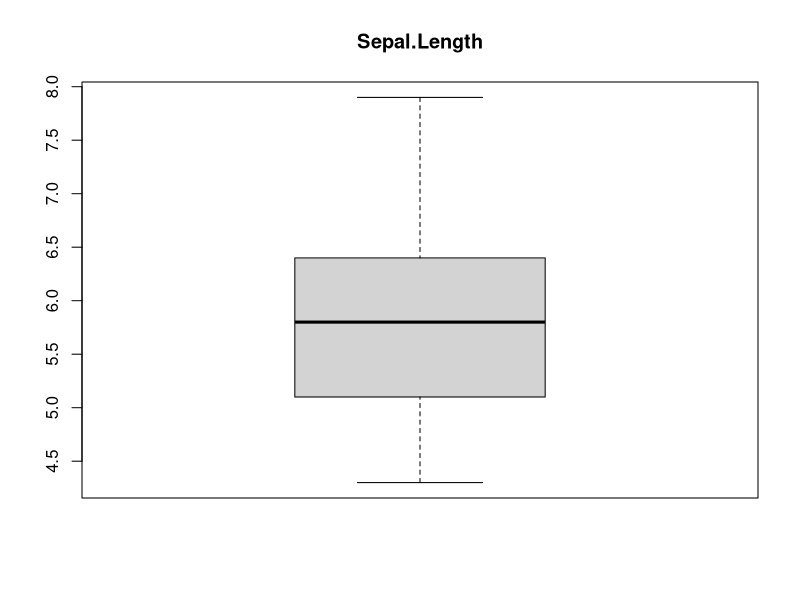
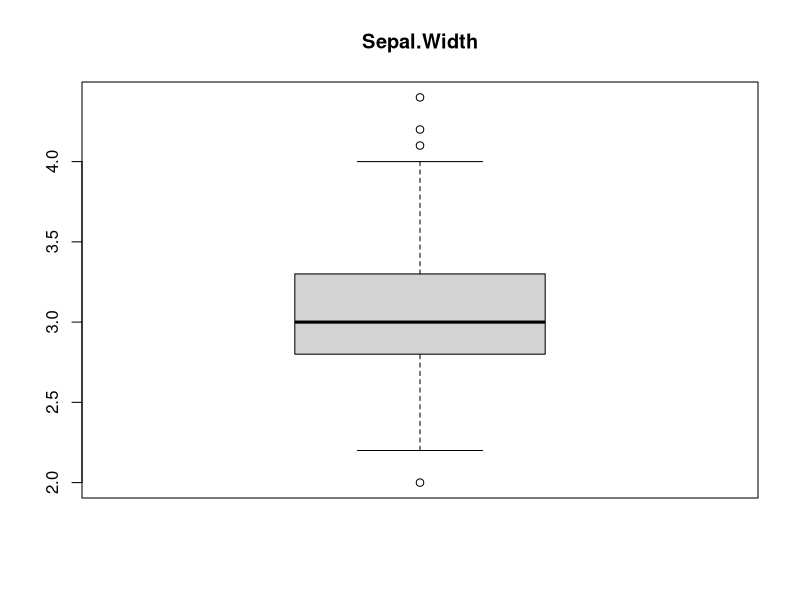
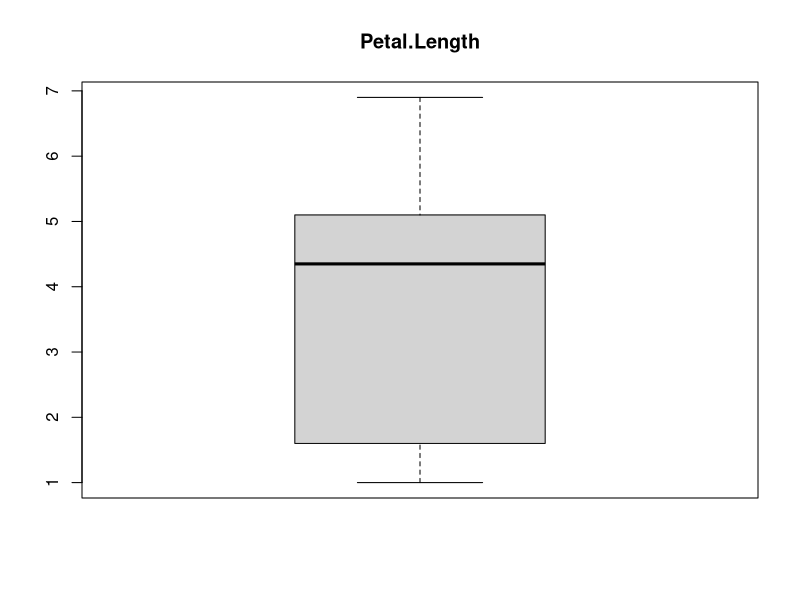
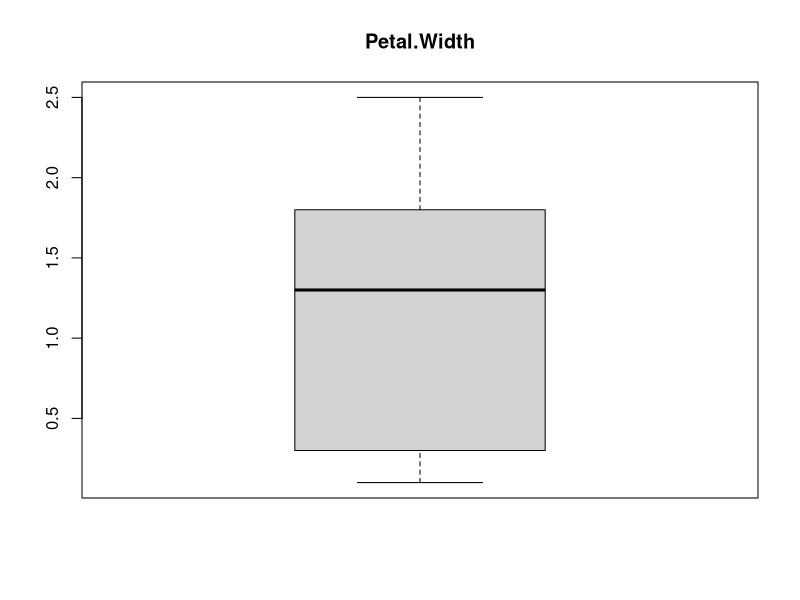
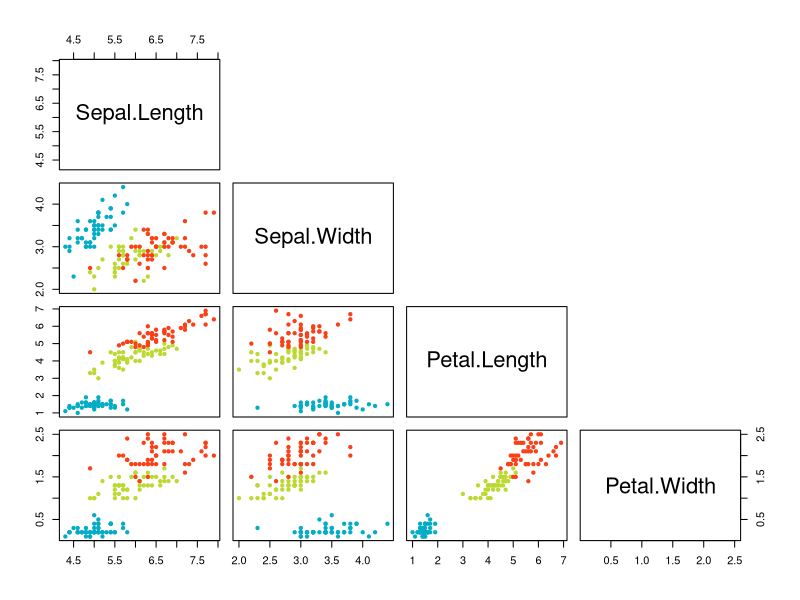
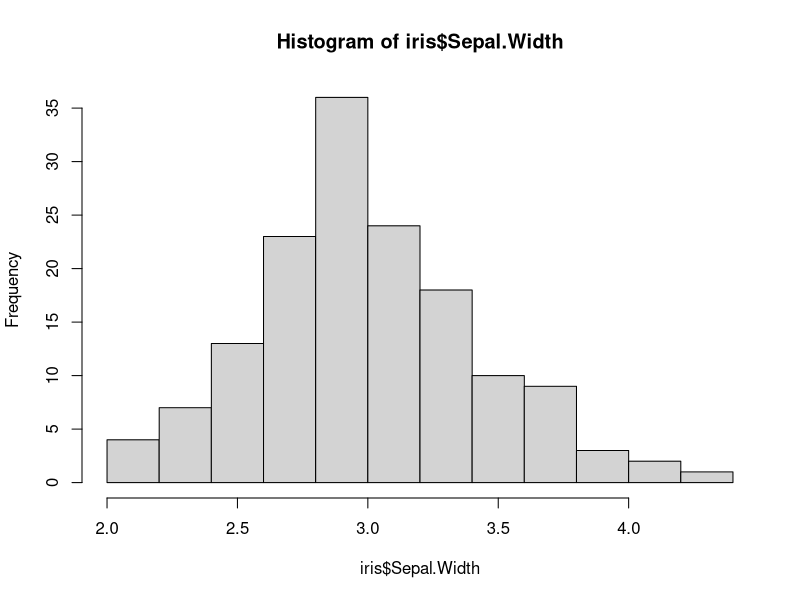
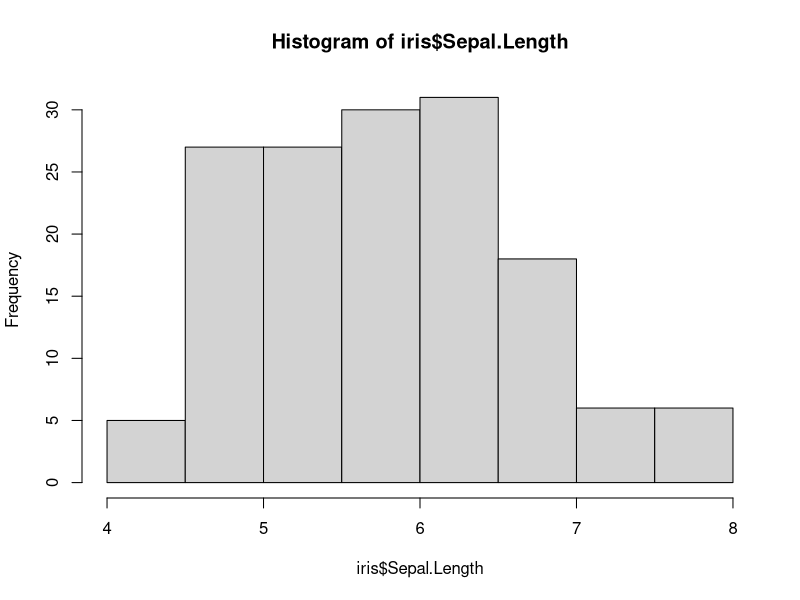
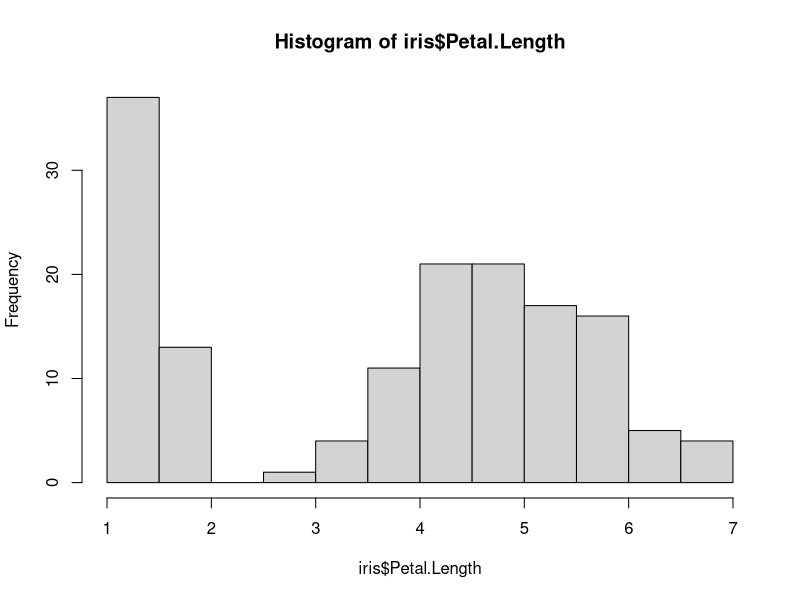

The R source for these figures, in order:
## ---- chunk 1
str(iris)
## ---- chunk 2
nrow(iris)
## ---- chunk 3
head(iris, 6)
## ---- chunk 4
num.vars <- iris[,1:4]
summary(num.vars)
## ---- chunk 5
for (i in 1:length(num.vars)) {
        boxplot(num.vars[,i], main=names(num.vars[i]), type="l")

}
## ---- chunk 6
pairs(num.vars,     
      pch = 20,  
      col = c("#04ADC5", "#BBD931", "#FB3F16")[iris$Species] ,
      upper.panel=NULL)
## ---- chunk 7
hist(iris$Sepal.Width, freq=TRUE)
## ---- chunk 8
hist(iris$Sepal.Length, freq=TRUE)
## ---- chunk 9
hist(iris$Petal.Length, freq=TRUE)
## ---- chunk 10
hist(iris$Petal.Width, freq=TRUE)
## ---- chunk 11
X <- iris$Sepal.Width

X.mean <- mean(X)

X.mean
## ---- chunk 12
X.sd <- sd(X)

X.sd
## ---- chunk 13
x <- seq(1, 5, length=150)
y <- dnorm(x, mean=X.mean, sd=X.sd)
plot(x, y, type='l')
## ---- chunk 14
percent <- function(number){
  return(sprintf("%1.2f%%", number * 100))
}
## ---- chunk 15
i <- sum(x > 3)/length(x)
paste(i, "->", percent(i))
## ---- chunk 16
ii <- sum(2.5 < x & x < 3.5)/length(x)
paste(ii, "->", percent(ii))
## ---- chunk 17
iii <- sum(x < 2.5)/length(x)
paste(iii, "->", percent(iii))
